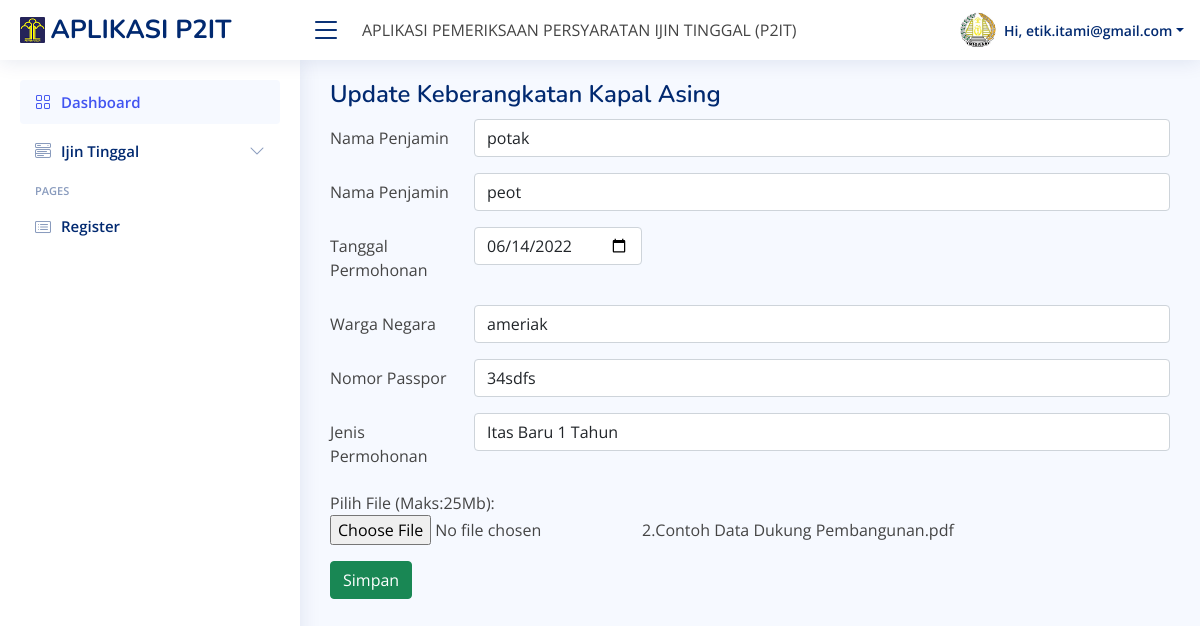
/form-update-berangkat.php?id=2 (signed in), run on the app's committed database.
### tables this page shows
CREATE TABLE `ijin_tinggal` (
  `id` int(10) NOT NULL,
  `nama_penjamin` varchar(100) NOT NULL,
  `nama_pemohon` varchar(100) NOT NULL,
  `warga_negara` varchar(20) NOT NULL,
  `no_passpor` varchar(8) NOT NULL,
  `jenis_permohonan` varchar(100) NOT NULL,
  `berkas` varchar(100) NOT NULL,
  `tanggal_permohonan` date NOT NULL,
  `status` varchar(100) NOT NULL,
  `email` varchar(100) NOT NULL,
  `ket` varchar(200) NOT NULL
);

### form-update-berangkat.php (the view, shortened to what this page needs)
<!doctype html>
<?php
if($_SESSION['UPT']=="ADMIN"){
include ('function.php');
head();
}
 ?>
<main id="main" class="main">
<div class="pagetitle">
      <h1>Update Keberangkatan Kapal Asing</h1>
    </div>
<?php include('config.php'); ?>
		<?php
		if(isset($_GET['id'])){
			$id = $_GET['id'];
			$sql = mysqli_query($db, "SELECT * FROM ijin_tinggal WHERE id='$id'") or die(mysqli_error($db));
			if(mysqli_num_rows($sql) == 0){
				echo '<div class="alert alert-warning">ID tidak ada dalam database.</div>';
				exit();
			}else{
				$data = mysqli_fetch_assoc($sql);
			}
		}
		?>
	<form action="update_berangkat.php" method="POST" enctype="multipart/form-data" >
	<div class="row mb-3">
                  <label for="inputEmail3" class="col-sm-2 col-form-label">Nama Penjamin</label>
                  <div class="col-sm-10">
                  <input type="text" class="form-control" name="nama_penjamin" value="<?= $data['nama_penjamin'] ?>"required/>
                  </div>
                </div>
	<div class="row mb-3">
                  <label for="inputEmail3" class="col-sm-2 col-form-label">Nama Penjamin</label>
                  <div class="col-sm-10">
                  <input type="text" class="form-control" name="nama_pemohon" value="<?= $data['nama_pemohon'] ?>"required/>
                  </div>
                </div>
			<div class="row mb-3">
			<label for="tanggal_permohonan" class="col-sm-2 col-form-label">Tanggal Permohonan </label>
			<div class="col-sm-10">
			<label><input type="date" class="form-control" name="tanggal_permohonan" value="<?= $data['tanggal_permohonan'] ?>"required/>
			</div>
			</div>
			<div class="row mb-3">
			<label for="nama_kapal" class="col-sm-2 col-form-label">Warga Negara </label>
			<div class="col-sm-10">
			<input type="text" class="form-control" name="warga_negara" value="<?= $data['warga_negara'] ?>"required/>
			</div>
			</div>
			<div class="row mb-3">
			<label for="nama_kapal" class="col-sm-2 col-form-label">Nomor Passpor </label>
			<div class="col-sm-10">
			<input type="text" class="form-control" name="no_passpor" value="<?= $data['no_passpor'] ?>"required/>
			</div>
			</div>
			<div class="row mb-3">
			<label for="jenis_kapal" class="col-sm-2 col-form-label">Jenis Permohonan</label>
			<div class="col-sm-10">
	<select class="form-control" name="jenis_permohonan" required/>
	<?php $jenis = $data['jenis_permohonan']; ?>
	<option <?=($jenis=='Itas Baru 1 Tahun')?'selected="selected"':''?>>Itas Baru 1 Tahun</option>
			</div>
			</div>
			<div class="row mb-3">
			<label for="berkas">Pilih File (Maks:25Mb): </label>
			<div class="row-cols-auto">
			<input type="file" name="berkas"  required/><?= $data['berkas'] ?>
			</div>
			</div>
<a href="update_berangkat.php" button type="button" align="left" class="btn btn-success btn-xs">Simpan</button></a></a>
	</form>
</main>

### function.php (shortened to what this page needs)
<?php function head(){ ?>
<html lang="en">
<head>
  <link href="assets/vendor/bootstrap/css/bootstrap.min.css" rel="stylesheet">
  <link href="assets/vendor/bootstrap-icons/bootstrap-icons.css" rel="stylesheet">
  <link href="assets/vendor/remixicon/remixicon.css" rel="stylesheet">
  <link href="assets/vendor/boxicons/css/boxicons.min.css" rel="stylesheet">
  <link href="assets/vendor/quill/quill.snow.css" rel="stylesheet">
  <link href="assets/vendor/quill/quill.bubble.css" rel="stylesheet">
  <link href="assets/vendor/simple-datatables/style.css" rel="stylesheet">
  <link href="assets/css/style.css" rel="stylesheet">
</head>
<body>
  <header id="header" class="header fixed-top d-flex align-items-center">
    <div class="d-flex align-items-center justify-content-between">
      <a href="" class="logo d-flex align-items-center">
        <img src="assets/img/logo.png" alt="">
        <span class="d-none d-lg-block">APLIKASI P2IT</span>
      </a>
      <i class="bi bi-list toggle-sidebar-btn"></i>
    </div>
    <div class="search-bar">
      <form class="search-form d-flex align-items-center" method="POST" action="#">
        <span class="d-none d-lg-block">APLIKASI PEMERIKSAAN PERSYARATAN IJIN TINGGAL (P2IT)</span>
      </form>
    </div>
    <nav class="header-nav ms-auto">
      <ul class="d-flex align-items-center">
        <li class="nav-item dropdown pe-3">
          <a class="nav-link nav-profile d-flex align-items-center pe-0" href="#" data-bs-toggle="dropdown">
            <img src="assets/img/profile-img.jpg" alt="Profile" class="rounded-circle">
            <span class="d-none d-md-block dropdown-toggle ps-2">Hi, <?php echo $_SESSION['email']; ?></span>
          </a>
        </li>
      </ul>
    </nav>
  </header>
  <aside id="sidebar" class="sidebar">
    <ul class="sidebar-nav" id="sidebar-nav">
      <li class="nav-item">
        <a class="nav-link " href="form-kadiv.php">
          <i class="bi bi-grid"></i>
          <span>Dashboard</span>
        </a>
      </li>
      <li class="nav-item">
        <a class="nav-link collapsed" data-bs-target="#components-nav" data-bs-toggle="collapse" href="#">
          <i class="bi bi-menu-button-wide"></i><span>Ijin Tinggal</span><i class="bi bi-chevron-down ms-auto"></i>
        </a>
      </li>
      <li class="nav-heading">Pages</li>
      <li class="nav-item">
        <a class="nav-link collapsed" href="register.php">
          <i class="bi bi-card-list"></i>
          <span>Register</span>
        </a>
      </li>
    </ul>
  </aside>
</body>
</html>
<?php } ?>

### assets/css/style.css (style rules this page uses)
:root { scroll-behavior: smooth; }
body { font-family: "Open Sans", sans-serif; background: #f6f9ff; color: #444444; }
a { color: #4154f1; text-decoration: none; }
h1, h2, h3, h4, h5, h6 { font-family: "Nunito", sans-serif; }
#main { margin-top: 60px; padding: 20px 30px; transition: all 0.3s; }
.pagetitle { margin-bottom: 10px; }
.pagetitle h1 { font-size: 24px; margin-bottom: 0; font-weight: 600; color: #012970; }
.logo { line-height: 1; }
@media (min-width: 1200px) { .logo { width: 280px; } }
.logo img { max-height: 26px; margin-right: 6px; }
.logo span { font-size: 26px; font-weight: 700; color: #012970; font-family: "Nunito", sans-serif; }
.header { transition: all 0.5s; z-index: 997; height: 60px; box-shadow: 0px 2px 20px rgba(1, 41, 112, 0.1); background-color: #fff; padding-left: 20px; }
.header .toggle-sidebar-btn { font-size: 32px; padding-left: 10px; cursor: pointer; color: #012970; }
.header .search-bar { min-width: 360px; padding: 0 20px; }
.header .search-form { width: 100%; }
.header-nav ul { list-style: none; }
.header-nav > ul { margin: 0; padding: 0; }
.header-nav .nav-profile { color: #012970; }
.header-nav .nav-profile img { max-height: 36px; }
.header-nav .nav-profile span { font-size: 14px; font-weight: 600; }
.sidebar { position: fixed; top: 60px; left: 0; bottom: 0; width: 300px; z-index: 996; transition: all 0.3s; padding: 20px; overflow-y: auto; scrollbar-width: thin; scrollbar-color: #aab7cf transparent; box-shadow: 0px 0px 20px rgba(1, 41, 112, 0.1); background-color: #fff; }
@media (min-width: 1200px) { #main, #footer { margin-left: 300px; } }
.sidebar-nav { padding: 0; margin: 0; list-style: none; }
.sidebar-nav li { padding: 0; margin: 0; list-style: none; }
.sidebar-nav .nav-item { margin-bottom: 5px; }
.sidebar-nav .nav-heading { font-size: 11px; text-transform: uppercase; color: #899bbd; font-weight: 600; margin: 10px 0 5px 15px; }
.sidebar-nav .nav-link { display: flex; align-items: center; font-size: 15px; font-weight: 600; color: #4154f1; transition: 0.3; background: #f6f9ff; padding: 10px 15px; border-radius: 4px; }
.sidebar-nav .nav-link i { font-size: 16px; margin-right: 10px; color: #4154f1; }
.sidebar-nav .nav-link.collapsed { color: #012970; background: #fff; }
.sidebar-nav .nav-link.collapsed i { color: #899bbd; }
.sidebar-nav .nav-link .bi-chevron-down { margin-right: 0; transition: transform 0.2s ease-in-out; }

### data on the page
ijin_tinggal: nama_penjamin "potak", nama_pemohon "peot", tanggal_permohonan "06/14/2022", warga_negara "ameriak", no_passpor "34sdfs", jenis_permohonan "Itas Baru 1 Tahun", berkas "2.Contoh Data Dukung Pembangunan.pdf"

### other printed values
$_SESSION['email'] "etik.itami@gmail.com"
